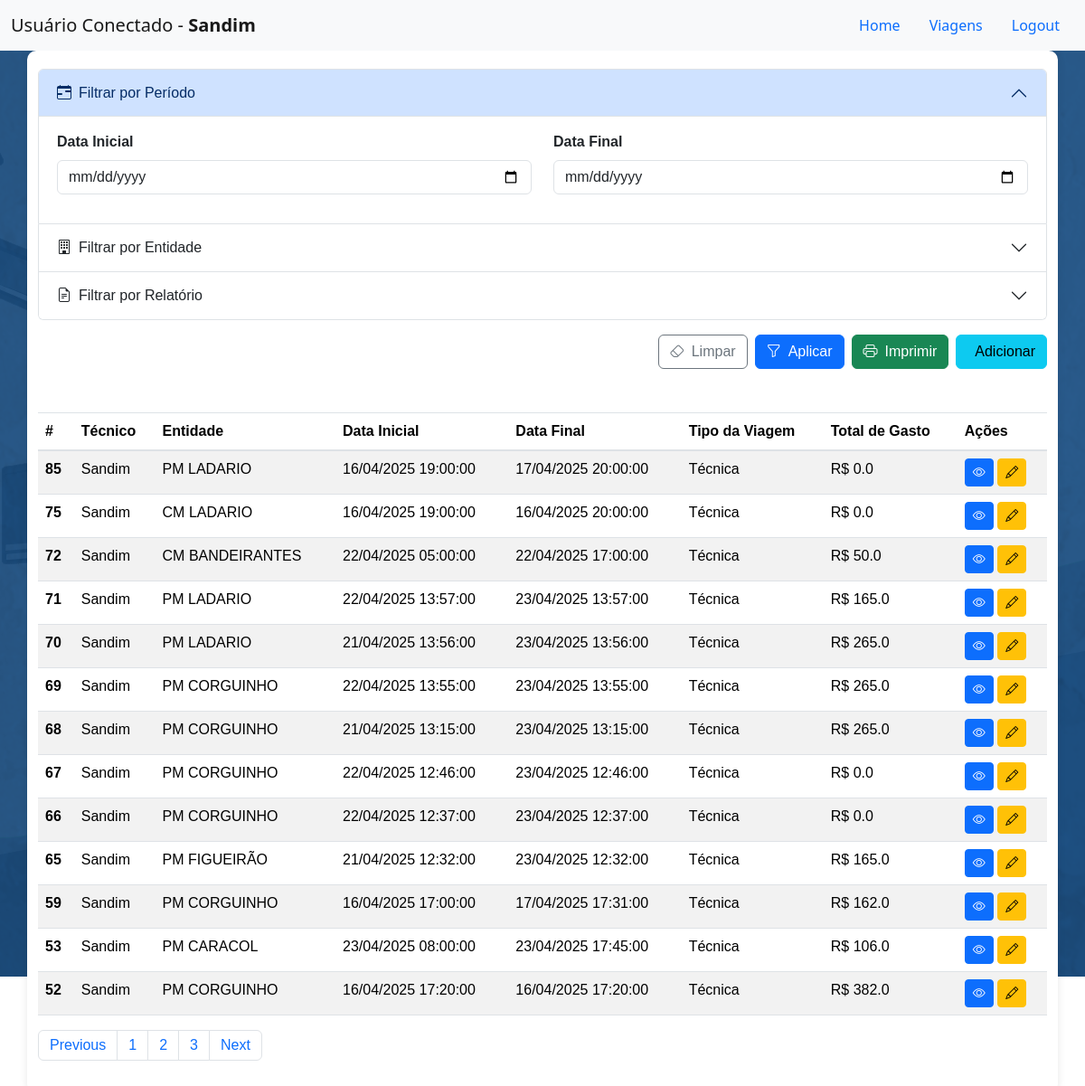
Before: /viagens (signed in) with the older database file.
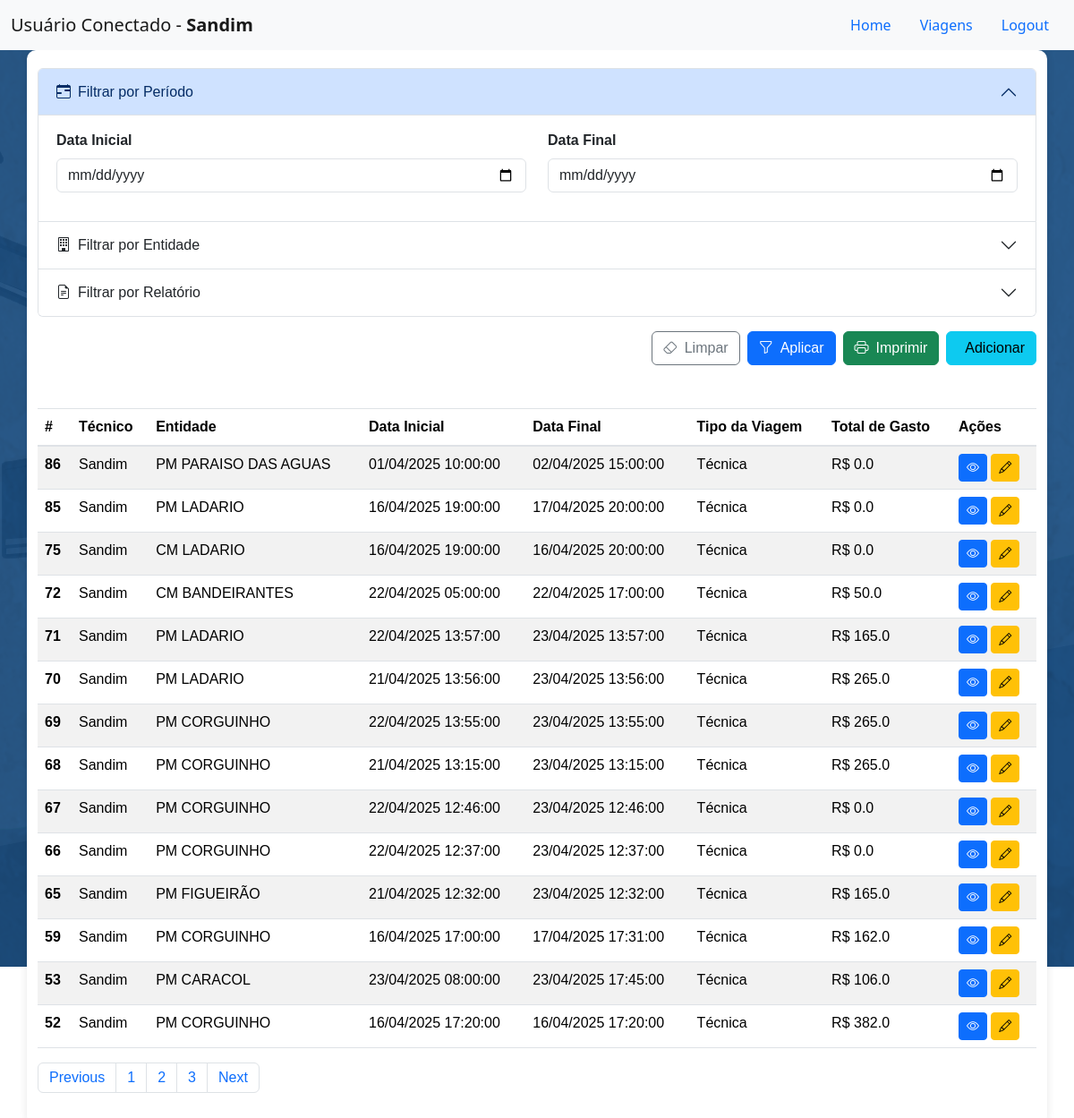
After: the same page with the newer database file.
### models.py (models this page shows, shortened)
class Usuarios(db.Model):
    __tablename__= 'usuarios'
    id = db.Column(db.Integer, primary_key=True)
    usuario = db.Column(db.String(100), nullable=False)
    senha = db.Column(db.String(1000), nullable=True)
    acesso = db.Column(db.String(100))
    admin = db.Column(db.Boolean, default=False)
    data = db.Column(db.DateTime, default=db.func.now())
    ativo = db.Column(db.Boolean, default=True)

class RegistroViagens(db.Model):
    __tablename__ = 'registro_viagens'
    id = db.Column(db.Integer, primary_key=True)
    entidade_destino = db.Column(db.Integer,db.ForeignKey('entidades.id') ,nullable=False)
    data_inicio = db.Column(db.DateTime)
    data_fim = db.Column(db.DateTime)
    tipo_viagem = db.Column(db.String(100))
    n_diaria = db.Column(db.String(100), comment='Número da diária')
    v_diaria = db.Column(db.Float, comment='Valor da diária')
    descricao = db.Column(db.String(100))
    n_intranet = db.Column(db.String(100), comment='Número da visita na intranet', default='0')
    veiculo = db.Column(db.String(100), comment='veículo')
    placa = db.Column(db.String(100), comment='Placa do veículo')
    km_inicial = db.Column(db.String(100), comment='KM inicial')
    km_final = db.Column(db.String(100), comment='KM final')
    n_combustivel = db.Column(db.String(100), comment='Número do combustível')
    total_gasto = db.Column(db.Float, comment='Total gasto na viagem', default=0.0)
    usuario = db.Column(db.Integer, db.ForeignKey('usuarios.id'), comment='ID do usuário que registrou a viagem')
    ativo = db.Column(db.Boolean, default=True)
    data = db.Column(db.DateTime, default=db.func.now())
    entidade_rel = db.relationship('Entidade', backref='viagens', lazy='joined')
    usuario_rel = db.relationship('Usuarios', backref='viagens', lazy='joined', foreign_keys=[usuario])

### app.py (the view, shortened to what this page needs)
@app.route('/viagens', methods=['GET', 'POST'])
def viagens():
    data_inicio = None
    data_fim = None
    query_usuarios = Usuarios.query.all()
    if request.method == 'POST':
        usuario_id = request.form.get('usuarioConnect')
        if usuario_id:
            session['usuarioConnect'] = usuario_id
            return redirect(url_for('viagens'))
        return render_template('registro_viagens.html')
    if 'usuarioConnect' not in session:
        return render_template('setUser.html', users=query_usuarios)
    usuario_id = session['usuarioConnect']
    query = RegistroViagens.query.filter(RegistroViagens.usuario == usuario_id).order_by(RegistroViagens.id.desc())
    data_inicio_str = request.args.get('filtro-data-inicial')
    data_fim_str = request.args.get('filtro-data-final')
    entidade_id = request.args.get('filtro-entidade')
    relatorio = request.args.get('filtro-relatorio')
    if entidade_id:
        query = query.filter(RegistroViagens.entidade_destino == entidade_id)
    if relatorio:
        query = query.filter(RegistroViagens.n_intranet.ilike(f'%{relatorio}%'))
    query_viagens = query.limit(20).all()
    query_entidades = Entidade.query.all()
    usuario_logado = Usuarios.query.get(usuario_id)
    for viagem in query_viagens:
        viagem.usuario_nome = viagem.usuario_rel.usuario if viagem.usuario_rel else 'Usuário não encontrado'
        viagem.entidade_nome = viagem.entidade_rel.nome if viagem.entidade_rel else 'Entidade não encontrada'
        viagem.data_formatada = viagem.data_inicio.strftime('%d/%m/%Y %H:%M:%S') if viagem.data_inicio else 'Data Não Disponível'
        viagem.data_final_formatada = viagem.data_fim.strftime('%d/%m/%Y %H:%M:%S') if viagem.data_fim else 'Data Não Disponível'
    if request.args.get('imprimir') == 'true':
        return gerar_relatorio_pdf(query_viagens, usuario_nome=usuario_logado.usuario, data_inicial=data_inicio, data_final=data_fim)
    return render_template(
        'registro_viagens.html',
        viagens=query_viagens,
        usuario=usuario_logado,
        entidades=query_entidades
    )

### templates/registro_viagens.html (shortened to what this page needs)
<!DOCTYPE html>
<html lang="pt-br">
<head>
    <link href="https://cdn.jsdelivr.net/npm/bootstrap@5.3.0-alpha1/dist/css/bootstrap.min.css" rel="stylesheet">
    <link rel="stylesheet" href="{{ url_for('static', filename='css/Viagens.css') }}">
    <link rel="stylesheet" href="https://cdnjs.cloudflare.com/ajax/libs/font-awesome/6.0.0-beta3/css/all.min.css">
    <link rel="stylesheet" href="https://stackpath.bootstrapcdn.com/bootstrap/4.5.2/css/bootstrap.min.css">
    <link href="https://cdn.jsdelivr.net/npm/bootstrap@5.3.3/dist/css/bootstrap.min.css" rel="stylesheet">
    <link href="https://cdn.jsdelivr.net/gh/gitbrent/bootstrap-switch-button@1.1.0/css/bootstrap-switch-button.min.css" rel="stylesheet">
    <link rel="stylesheet" href="https://cdn.jsdelivr.net/npm/bootstrap-icons@1.10.0/font/bootstrap-icons.css">
</head>
<header>
    <nav class="navbar navbar-expand-lg navbar-light bg-light">
        <div class="container-fluid">
            <a class="navbar-brand" href="#">Usuário Conectado - <strong>{{usuario.usuario}}</strong></a>
            <ul class="nav justify-content-center">
                <li class="nav-item">
                  <a class="nav-link" aria-current="page" href="{{url_for('home')}}">Home</a>
                </li>
                <li class="nav-item">
                  <a class="nav-link" href="{{url_for('viagens')}}">Viagens</a>
                </li>
                <li class="nav-item">
                  <a class="nav-link" href="{{url_for('logout')}}">Logout</a>
                </li>
            </ul>
        </div>
    </nav>
<body>
    <div class="container">
        <form class="mb-4">
            <div class="accordion" id="filtrosAccordion">
                <div class="accordion-item">
                    <h2 class="accordion-header">
                        <button class="accordion-button" type="button" data-bs-toggle="collapse" data-bs-target="#collapsePeriodo" aria-expanded="true" aria-controls="collapsePeriodo">
                            <i class="bi bi-calendar-range me-2"></i>Filtrar por Período
                        </button>
                    </h2>
                    <div id="collapsePeriodo" class="accordion-collapse collapse show" data-bs-parent="#filtrosAccordion">
                        <div class="accordion-body">
                            <div class="row">
                                <div class="col-md-6 mb-3">
                                    <label for="filtro-data-inicial" class="form-label fw-bold">Data Inicial</label>
                                    <input type="date" class="form-control" id="filtro-data-inicial" name="filtro-data-inicial"
                                           value="{{ request.args.get('filtro-data-inicial', '') }}">
                                </div>
                                <div class="col-md-6 mb-3">
                                    <label for="filtro-data-final" class="form-label fw-bold">Data Final</label>
                                    <input type="date" class="form-control" id="filtro-data-final" name="filtro-data-final"
                                           value="{{ request.args.get('filtro-data-final', '') }}">
                                </div>
                            </div>
                        </div>
                    </div>
                </div>
                <div class="accordion-item">
                    <h2 class="accordion-header">
                        <button class="accordion-button collapsed" type="button" data-bs-toggle="collapse" data-bs-target="#collapseEntidade" aria-expanded="false" aria-controls="collapseEntidade">
                            <i class="bi bi-building me-2"></i>Filtrar por Entidade
                        </button>
                    </h2>
                </div>
                <div class="accordion-item">
                    <h2 class="accordion-header">
                        <button class="accordion-button collapsed" type="button" data-bs-toggle="collapse" data-bs-target="#collapseRelatorio" aria-expanded="false" aria-controls="collapseRelatorio">
                            <i class="bi bi-file-earmark-text me-2"></i>Filtrar por Relatório
                        </button>
                    </h2>
                </div>
            </div>
            <div class="d-flex justify-content-end gap-2 mt-3">
                <button type="button" class="btn btn-outline-secondary" id="btn-limpar-filtros">
                    <i class="bi bi-eraser me-2"></i>Limpar
                </button>
                <button type="submit" class="btn btn-primary" id="btn-filtrar">
                    <i class="bi bi-funnel me-2"></i>Aplicar
                </button>
                <a href="#" onclick="abrirRelatorioPDF(event)" class="btn btn-success" target="_blank">
                    <i class="bi bi-printer me-2"></i>Imprimir
                </a>
                <button type="button" class="btn btn-info" id='bnt-add-viagem' href="{{ url_for('adicionar_viagem')}}">
                    Adicionar
                </button>
            </div>
        </form>
        <div class="table-viagens">
            <div class="mt-5">
                <table class="table table-striped">
                    <thead>
                        <tr>
                            <th scope="col">#</th>
                            <th scope="col">Técnico</th>
                            <th scope="col">Entidade</th>
                            <th scope="col">Data Inicial</th>
                            <th scope="col">Data Final</th>
                            <th scope="col">Tipo da Viagem</th>
                            <th scope="col">Total de Gasto</th>
                            <th scope="col">Ações</th>
                        </tr>
                    </thead>
                    <tbody>
                        {% for viagem in viagens %}
                            <tr>
                                <th scope="row">{{ viagem.id }}</th>
                                <td>{{ viagem.usuario_nome }}</td>
                                <td>{{ viagem.entidade_nome }}</td>
                                <td>{{ viagem.data_formatada }}</td>
                                <td>{{ viagem.data_final_formatada }}</td>
                                <td>{{ viagem.tipo_viagem }}</td>
                                <td>R$ {{ viagem.total_gasto }}</td>
                                <td>
                                    <button class="btn btn-sm btn-primary btn-action visualizar-viagem" title="Visualizar" value="{{ viagem.id }}">
                                        <i class="bi bi-eye"></i>
                                    </button>
                                    <button class="btn btn-sm btn-warning btn-action editar-viagem" title="Editar" value="{{ viagem.id }}">
                                        <i class="bi bi-pencil"></i>
                                    </button>
                                </td>
                            </tr>
                        {% endfor %}
                    </tbody>
                </table>
                <nav aria-label="Page navigation example">
                    <ul class="pagination">
                      <li class="page-item"><a class="page-link" href="#">Previous</a></li>
                      <li class="page-item"><a class="page-link" href="#">1</a></li>
                      <li class="page-item"><a class="page-link" href="#">2</a></li>
                      <li class="page-item"><a class="page-link" href="#">3</a></li>
                      <li class="page-item"><a class="page-link" href="#">Next</a></li>
                    </ul>
                  </nav>
            </div>
        </div>
    </div>
</body>

### static/css/viagens.css (style rules this page uses)
body { background:url(../images/imgFundoIntranet.png) fixed no-repeat top #104c83; }
.container { color: #333; font-family: Arial, sans-serif; background-color: white; padding: 20px; border-radius: 10px; box-shadow: 0 0 10px rgba(0, 0, 0, 0.1); }
.form-control, .form-select { padding: 0.5rem 0.75rem; }
.btn { padding: 0.5rem 1.25rem; }
.accordion-button { font-weight: 500; background-color: #f8f9fa; }
.accordion-button:not(.collapsed) { background-color: #e9ecef; color: #0d6efd; }
.accordion-body { padding: 1.5rem; }

Changed rows visible on the page:
added RegistroViagens: id "86", usuario_nome "Sandim", entidade_nome "PM PARAISO DAS AGUAS", data_formatada "01/04/2025 10:00:00", data_final_formatada "02/04/2025 15:00:00", tipo_viagem "Técnica", total_gasto "0.0"
